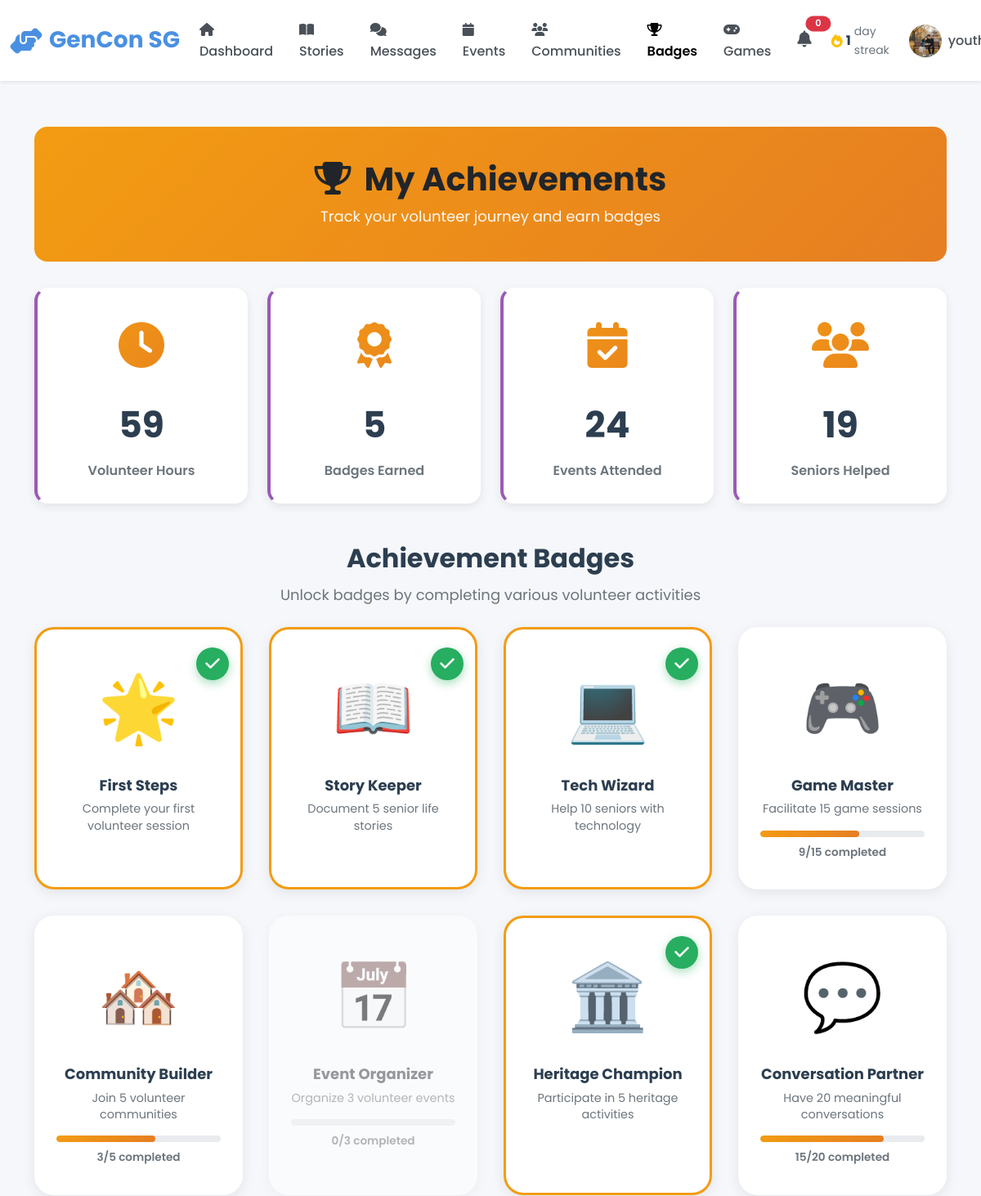
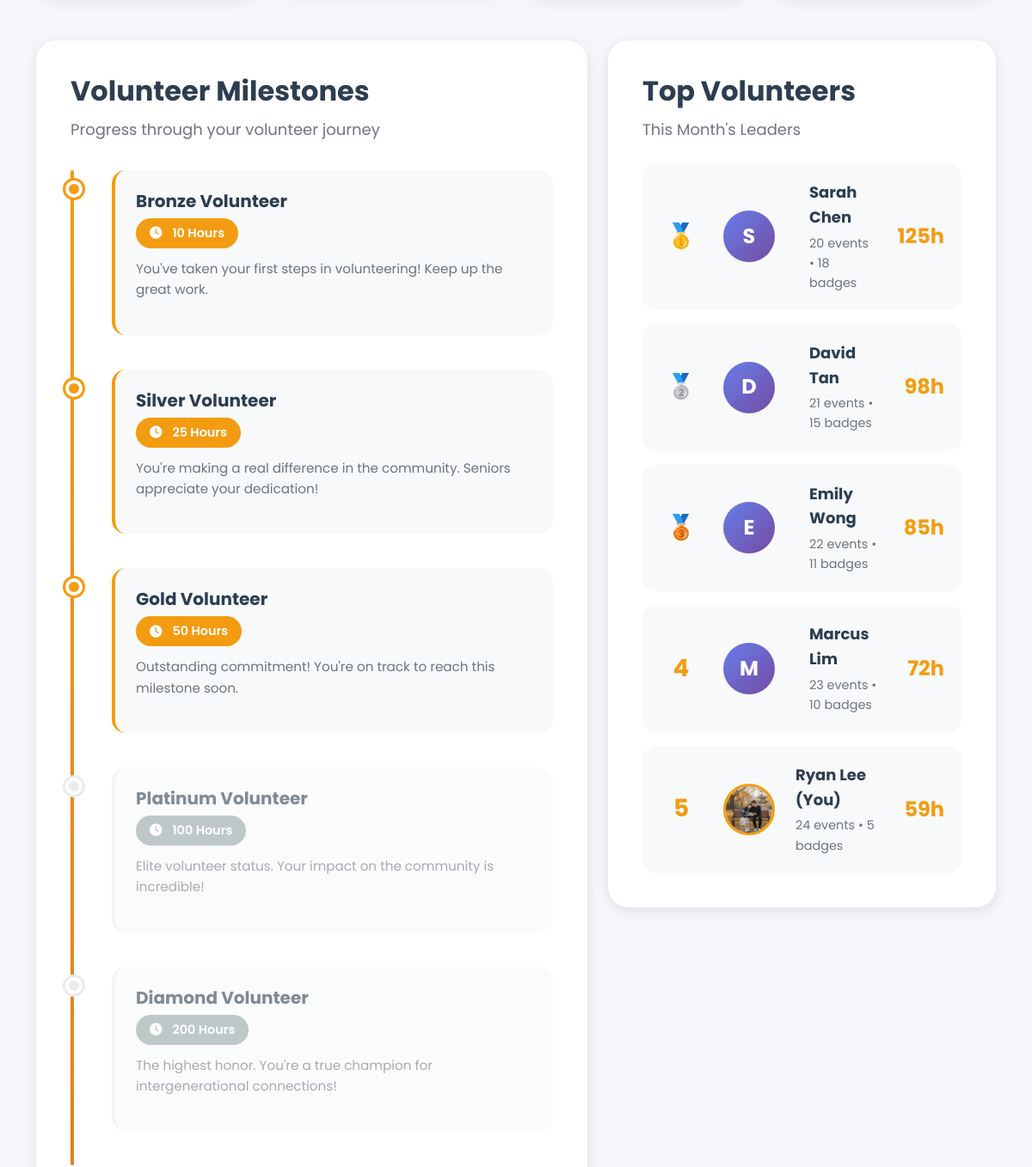
The app's page /youth/badges (signed in, upper part), older data (2 pictures, top to bottom).
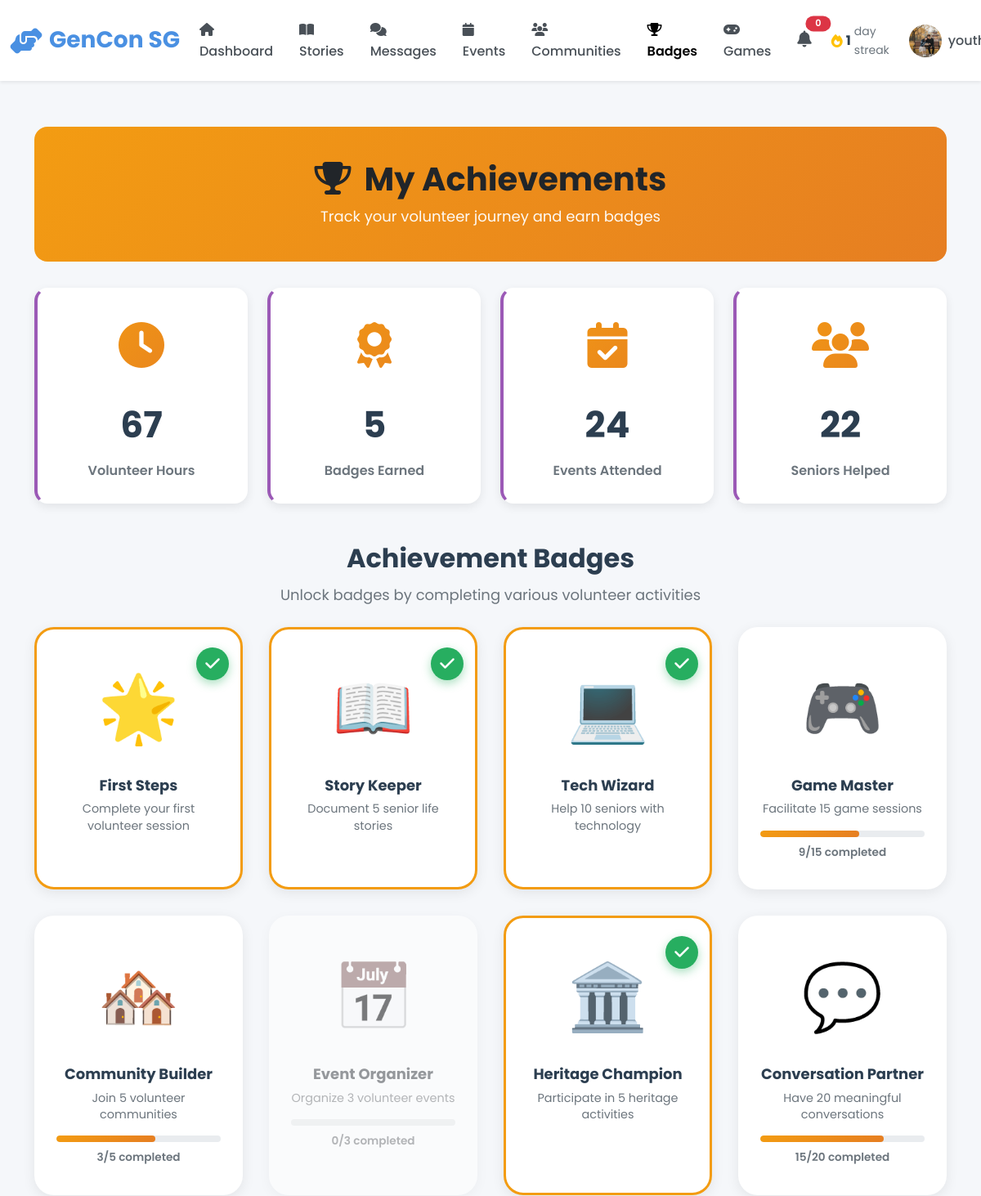
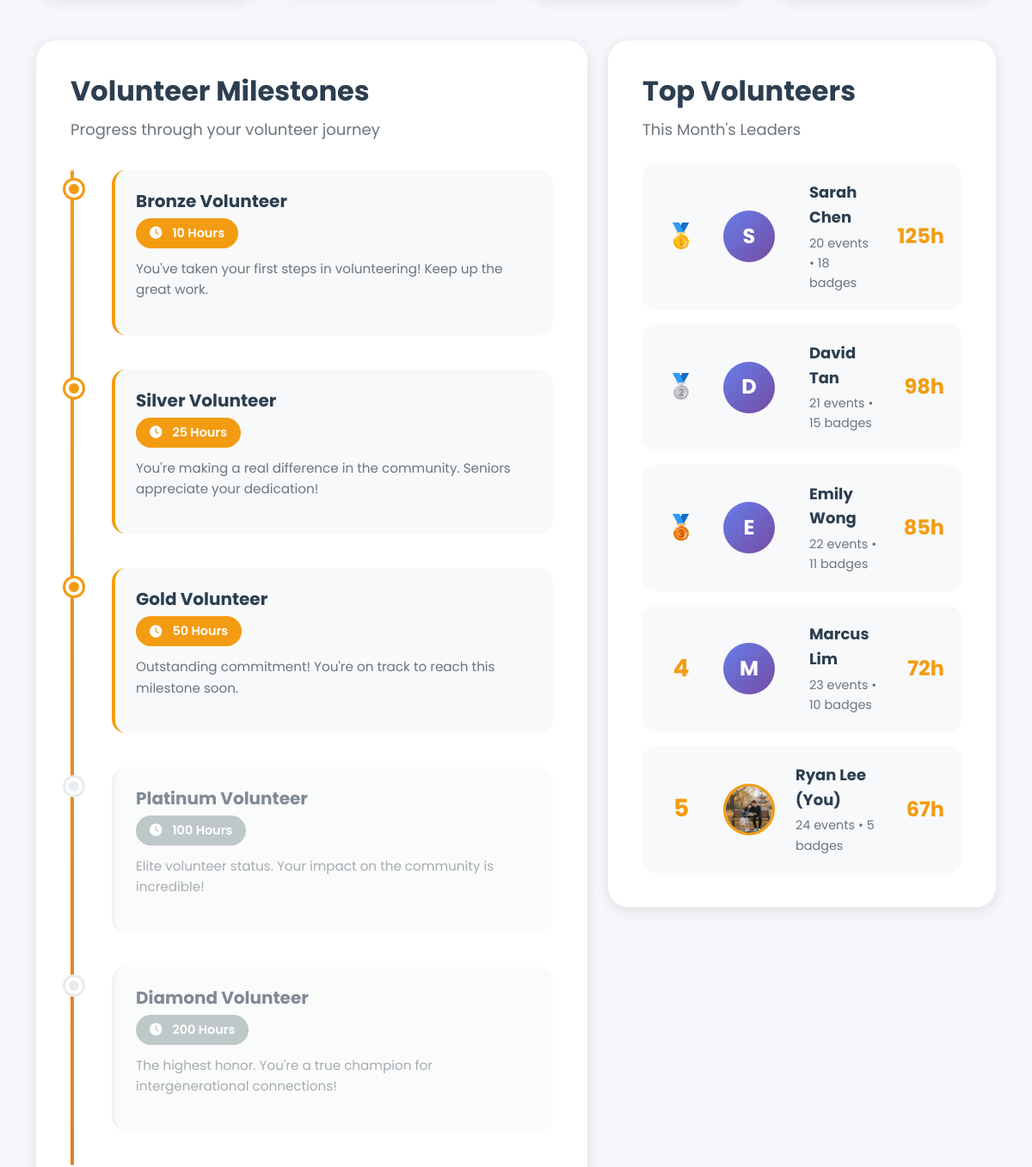
The same page, newer data (2 pictures, top to bottom).
### models.py (models this page shows, shortened)
class User(db.Model):
    __tablename__ = 'users'
    id = db.Column(db.Integer, primary_key=True)
    username = db.Column(db.String(80), unique=True, nullable=False, index=True)
    password_hash = db.Column(db.String(255), nullable=False)
    email = db.Column(db.String(120), unique=True, nullable=False, index=True)
    full_name = db.Column(db.String(120), nullable=False)
    phone = db.Column(db.String(20))
    age = db.Column(db.Integer, nullable=False)
    bio = db.Column(db.Text)  # User biography
    school = db.Column(db.String(255))  # School or organization for youth
    role = db.Column(db.String(20), nullable=False)  # 'senior', 'youth', or 'admin'
    elo = db.Column(db.Integer, default=1200) # Default ELO rating
    profile_picture = db.Column(db.String(255), default='images/default-avatar.png')
    disable_reason = db.Column(db.Text)
    interests_json = db.Column(db.Text)  # Stores interests as JSON array
    languages_json = db.Column(db.Text)  # Stores languages as JSON array
    accessibility_settings_json = db.Column(db.Text)  # Stores settings as JSON object
    created_at = db.Column(db.DateTime, default=datetime.utcnow, nullable=False)
    last_active = db.Column(db.DateTime, default=datetime.utcnow, nullable=False)
    is_active = db.Column(db.Boolean, default=True)
    stories = db.relationship('Story', back_populates='user', lazy='dynamic')
    sent_messages = db.relationship('Message', foreign_keys='Message.sender_id',
                                   back_populates='sender', lazy='dynamic')
    received_messages = db.relationship('Message', foreign_keys='Message.recipient_id',
                                       back_populates='recipient', lazy='dynamic')
    senior_pairs = db.relationship('Pair', foreign_keys='Pair.senior_id',
                                   back_populates='senior', lazy='dynamic')
    youth_pairs = db.relationship('Pair', foreign_keys='Pair.youth_id',
                                 back_populates='youth', lazy='dynamic')
    streak = db.relationship('Streak', back_populates='user', uselist=False)
    badges = db.relationship('Badge', back_populates='user', lazy='dynamic')
    checkins = db.relationship('Checkin', back_populates='user', lazy='dynamic')
    @property
    def interests(self):
        """Get interests as Python list from JSON string."""
        if self.interests_json:
            return json.loads(self.interests_json)
        return []
    @interests.setter
    def interests(self, value):
        """Set interests from Python list, store as JSON string."""
        self.interests_json = json.dumps(value)
    @property
    def languages(self):
        """Get languages as Python list from JSON string."""
        if self.languages_json:
            return json.loads(self.languages_json)
        return []
    @languages.setter
    def languages(self, value):
        """Set languages from Python list, store as JSON string."""
        self.languages_json = json.dumps(value)
    @property
    def accessibility_settings(self):
        """Get accessibility settings as Python dict from JSON string."""
        if self.accessibility_settings_json:
            return json.loads(self.accessibility_settings_json)
        return {}

### blueprints/youth.py (the view)
@youth_bp.route('/badges')
@login_required
def badges():
    user_id = session['user_id']
    user = User.query.get(user_id)
    earned_badges = Badge.query.filter_by(user_id=user_id).all()
    earned_types = [b.badge_type for b in earned_badges]
    MASTER_BADGES = [
        {'title': 'First Steps', 'desc': 'Complete your first volunteer session', 'icon': '🌟', 'target': 1, 'current': 1 if 'First Steps' in earned_types else 0},
        {'title': 'Story Keeper', 'desc': 'Document 5 senior life stories', 'icon': '📖', 'target': 5, 'current': 5 if 'Story Keeper' in earned_types else 2},
        {'title': 'Tech Wizard', 'desc': 'Help 10 seniors with technology', 'icon': '💻', 'target': 10, 'current': 10 if 'Tech Wizard' in earned_types else 4},
        {'title': 'Game Master', 'desc': 'Facilitate 15 game sessions', 'icon': '🎮', 'target': 15, 'current': 9 if 'Game Master' not in earned_types else 15},
        {'title': 'Community Builder', 'desc': 'Join 5 volunteer communities', 'icon': '🏘️', 'target': 5, 'current': 3 if 'Community Builder' not in earned_types else 5},
        {'title': 'Event Organizer', 'desc': 'Organize 3 volunteer events', 'icon': '📅', 'target': 3, 'current': 0 if 'Event Organizer' not in earned_types else 3},
        {'title': 'Heritage Champion', 'desc': 'Participate in 5 heritage activities', 'icon': '🏛️', 'target': 5, 'current': 5 if 'Heritage Champion' in earned_types else 1},
        {'title': 'Conversation Partner', 'desc': 'Have 20 meaningful conversations', 'icon': '💬', 'target': 20, 'current': 15 if 'Conversation Partner' not in earned_types else 20}
    ]
    processed_badges = []
    for mb in MASTER_BADGES:
        mb['is_earned'] = mb['current'] >= mb['target']
        mb['progress_pct'] = min(100, int((mb['current'] / mb['target']) * 100))
        processed_badges.append(mb)
    from models import Streak
    streak = Streak.query.filter_by(user_id=user_id).first()
    points = streak.points if streak else 0
    stats = {
        'hours': int(points / 10), # Derived from points
        'badges_count': len(earned_badges),
        'events_attended': EventParticipant.query.filter_by(user_id=user_id).count() or 24, # Mock if 0
        'seniors_helped': int(points / 30) or 15 # Derived
    }
    MILESTONES = [
        {'title': 'Bronze Volunteer', 'hours': 10, 'desc': "You've taken your first steps in volunteering! Keep up the great work."},
        {'title': 'Silver Volunteer', 'hours': 25, 'desc': "You're making a real difference in the community. Seniors appreciate your dedication!"},
        {'title': 'Gold Volunteer', 'hours': 50, 'desc': "Outstanding commitment! You're on track to reach this milestone soon."},
        {'title': 'Platinum Volunteer', 'hours': 100, 'desc': "Elite volunteer status. Your impact on the community is incredible!"},
        {'title': 'Diamond Volunteer', 'hours': 200, 'desc': "The highest honor. You're a true champion for intergenerational connections!"}
    ]
    for m in MILESTONES:
        m['is_locked'] = stats['hours'] < m['hours']
    leaderboard_users = User.query.filter_by(role='youth').join(Streak).order_by(Streak.points.desc()).limit(5).all()
    leaderboard = []
    for i, u in enumerate(leaderboard_users):
        u_streak = Streak.query.filter_by(user_id=u.id).first()
        leaderboard.append({
            'rank': i + 1,
            'name': u.full_name,
            'is_me': u.id == user_id,
            'avatar': u.profile_picture,
            'events': EventParticipant.query.filter_by(user_id=u.id).count() or (20 + i), # Mock
            'badges': Badge.query.filter_by(user_id=u.id).count(),
            'hours': int((u_streak.points if u_streak else 0) / 10)
        })
    return render_template('youth/badges.html',
                         user=user,
                         badges=processed_badges,
                         stats=stats,
                         milestones=MILESTONES,
                         leaderboard=leaderboard)

### templates/youth/badges.html (shortened to what this page needs)
{% extends "base.html" %}
{% block content %}
<div class="container py-4">
    <div class="badges-header text-center">
        <h1>
            <i class="fas fa-trophy me-3"></i>My Achievements
        </h1>
        <p>Track your volunteer journey and earn badges</p>
    </div>
    <div class="stats-overview">
        <div class="stat-card">
            <div class="stat-icon">
                <i class="fas fa-clock"></i>
            </div>
            <div class="stat-value">{{ stats.hours }}</div>
            <div class="stat-label">Volunteer Hours</div>
        </div>
        <div class="stat-card">
            <div class="stat-icon">
                <i class="fas fa-award"></i>
            </div>
            <div class="stat-value">{{ stats.badges_count }}</div>
            <div class="stat-label">Badges Earned</div>
        </div>
        <div class="stat-card">
            <div class="stat-icon">
                <i class="fas fa-calendar-check"></i>
            </div>
            <div class="stat-value">{{ stats.events_attended }}</div>
            <div class="stat-label">Events Attended</div>
        </div>
        <div class="stat-card">
            <div class="stat-icon">
                <i class="fas fa-users"></i>
            </div>
            <div class="stat-value">{{ stats.seniors_helped }}</div>
            <div class="stat-label">Seniors Helped</div>
        </div>
    </div>
    <div class="section-header text-center">
        <h2 class="section-title">Achievement Badges</h2>
        <p class="section-subtitle">Unlock badges by completing various volunteer activities</p>
    </div>
    <div class="badges-grid">
        {% for badge in badges %}
        <div class="badge-card {{ 'earned' if badge.is_earned else ('locked' if badge.progress_pct == 0 else '') }}">
            <div class="badge-icon-container">
                <div class="badge-icon">{{ badge.icon }}</div>
                {% if badge.is_earned %}
                <div class="badge-checkmark">
                    <i class="fas fa-check"></i>
                </div>
                {% endif %}
            </div>
            <h3 class="badge-title">{{ badge.title }}</h3>
            <p class="badge-description">{{ badge.desc }}</p>
            {% if not badge.is_earned %}
            <div class="badge-progress">
                <div class="progress-bar-container">
                    <div class="progress-bar-fill" style="width: {{ badge.progress_pct }}%"></div>
                </div>
                <div class="progress-text">{{ badge.current }}/{{ badge.target }} completed</div>
            </div>
            {% endif %}
        </div>
        {% endfor %}
    </div>
    <div class="row">
        <div class="col-lg-7">
            <div class="milestones-section">
                <h2 class="section-title">Volunteer Milestones</h2>
                <p class="section-subtitle mb-0">Progress through your volunteer journey</p>
                <div class="milestone-timeline">
                    {% for ms in milestones %}
                    <div class="milestone-item {{ 'locked' if ms.is_locked else '' }}">
                        <div class="milestone-content">
                            <h3 class="milestone-title">{{ ms.title }}</h3>
                            <span class="milestone-hours" style="{{ 'background: #95A5A6;' if ms.is_locked else '' }}">
                                <i class="fas fa-clock me-1"></i>{{ ms.hours }} Hours
                            </span>
                            <p class="milestone-description">
                                {{ ms.desc }}
                            </p>
                        </div>
                    </div>
                    {% endfor %}
                </div>
            </div>
        </div>
        <div class="col-lg-5">
            <div class="leaderboard-section">
                <h2 class="section-title">Top Volunteers</h2>
                <p class="section-subtitle mb-4">This Month's Leaders</p>
                <div class="leaderboard-list">
                    {% for item in leaderboard %}
                    <div class="leaderboard-item">
                        <div class="leaderboard-rank {{ 'top-' + item.rank|string if item.rank <= 3 else '' }}">
                            {% if item.rank == 1 %}🥇{% elif item.rank == 2 %}🥈{% elif item.rank == 3 %}🥉{% else %}{{ item.rank }}{% endif %}
                        </div>
                        {% if 'default-avatar' in item.avatar %}
                            <div class="avatar-placeholder sm me-3" style="min-width: 60px; height: 60px; font-size: 1.5rem;">
                                {{ item.name[0] | upper }}
                            </div>
                        {% else %}
                            <img src="{{ url_for('static', filename='images/' + item.avatar) }}"
                                 alt="{{ item.name }}" class="leaderboard-avatar">
                        {% endif %}
                        <div class="leaderboard-info">
                            <div class="leaderboard-name">{{ item.name }}{{ ' (You)' if item.is_me else '' }}</div>
                            <div class="leaderboard-stats">{{ item.events }} events • {{ item.badges }} badges</div>
                        </div>
                        <div class="leaderboard-hours">{{ item.hours }}h</div>
                    </div>
                    {% endfor %}
                </div>
            </div>
        </div>
    </div>
</div>
{% endblock %}

Row changes from the older to the newer data that the page shows:
changed User "Ryan Lee": hours "59" → "67"
Text that changed along with them:
{{ stats.hours }}: "59" → "67"
{{ stats.seniors_helped }}: "19" → "22"
